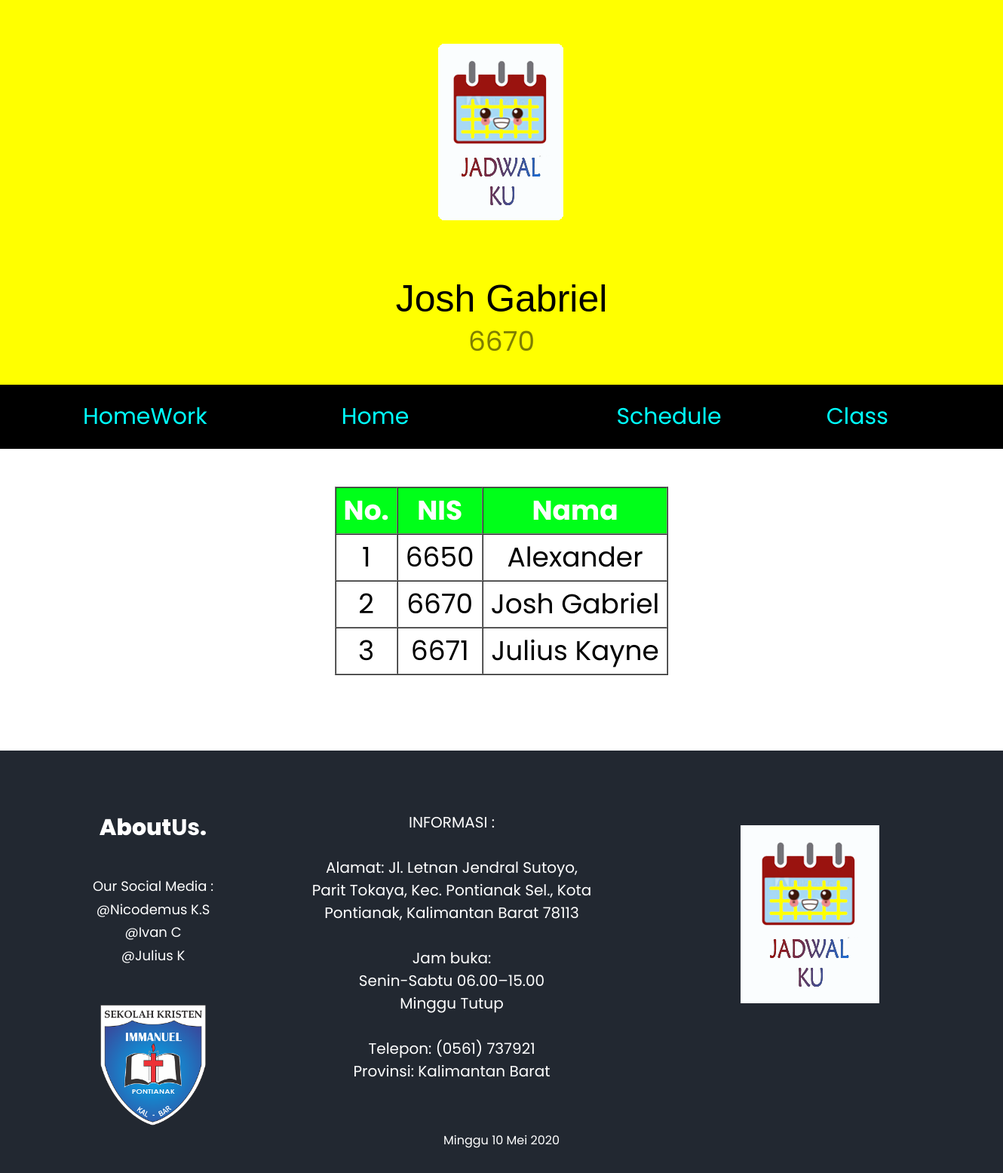
/class.php (signed in), run on the app's committed database.
### tables this page shows
CREATE TABLE `user` (
  `nis` int(4) NOT NULL,
  `nama` varchar(100) NOT NULL,
  `pw` varchar(255) DEFAULT NULL
);

### php/functions.php (called while the page is built, shortened)
<?php
	$conn = mysqli_connect("localhost", "jadwalku", "smkimmanuel", "register");
	function query($query){
		global $conn;
		$result = mysqli_query($conn, $query);
		$rows = [];
		while ($row = mysqli_fetch_assoc($result)){
			$rows[] = $row;
		}
		return $rows;
	}
 ?>

### class.php (the view, shortened to what this page needs)
<?php
  require 'php/functions.php';
  $user = query("SELECT * FROM user ORDER BY nis");
  $i = 1;
?>
<!DOCTYPE html>
<html>
<head>
</head>
<body align=center>
  <div class="container">
    <div class="sisi1">
      <img src="logo1.png"></img>
      <div class="namaa"><?= $_SESSION["name"]; ?></div>
      <div class="niss"><?= $_SESSION["nis"]; ?></div>
    </div>
  </div>
  <div class="sidebar">
    <div class="testt">
      <a href="mainpage.php" class= "home">Home</a>
        <a href="homework.php" class= "homework">HomeWork</a>
        <a href="class.php" class="class">Class</a>
        <a href="Schedule.html" class="Schedule">Schedule</a>
    </div>
  </div>
  <table align="center" border="1" cellpadding="10" cellspacing="0" class="student">
    <tr class="head">
      <th>No.</th>
      <th>NIS</th>
      <th>Nama</th>
    </tr>
    <?php foreach($user as $use): ?>
    <tr class="table-body">
      <td><?= $i++; ?></td>
      <td><?= $use["nis"]; ?></td>
      <td><?= $use["nama"]; ?></td>
    </tr>
   <?php endforeach; ?>
  </table>
  <div class="footer">
      <div class="footer-content">
        <div class="readit-content">
            <p class="readit-title" style="color: white">
              About<b>Us</b>.
          </p>
          <p class="readit-p">Our Social Media : <br>
            <a class="hover" href="https://www.instagram.com/nicodemus_ks/" style="color: white;">@Nicodemus K.S</a> <br>
            <a class="hover" href="https://www.instagram.com/ivan_cristiansen/" style="color: white;">@Ivan C</a> <br>
            <a class="hover" href="https://www.instagram.com/juliuskayne/" style="color: white;">@Julius K</a>
          </p>
          <div class="readit-icon">
            <a href="https://www.instagram.com/smkimmanuelptk/">
            <img src="img/logo2.png" style="width: 160px;"></a>
          </div>
        </div>
        <div class="news-content">
            <p class="news-title" style="font-size: 20px;">INFORMASI : <br> <br>
            Alamat: Jl. Letnan Jendral Sutoyo, <br>Parit Tokaya, Kec. Pontianak Sel., Kota Pontianak, Kalimantan Barat 78113  <br> <br>
            Jam buka: <br>
            Senin-Sabtu 06.00–15.00 <br>
            Minggu  Tutup <br> <br>
            Telepon: (0561) 737921 <br>
            Provinsi: Kalimantan Barat </p>
        </div>
        <div class="news-gabungan">
          <img src="img/logo.png">
          </div>
      </div>
      <div id="hri" style="text-align: center; color: white;">
        <span id="hrip"></span>
        <span id="d-m-y"></span>
    </div>
  </div>
</body>
</html>

### class.php (style rules this page uses)
html { align-content: center; margin: 0 auto; }
body { margin: 0 auto; width: 100%; }
* { font-family: "Poppins", Arial, sans-serif; }
a { text-decoration: none; color: aqua; }
.container img { border-radius: 50%; }
.container { background: yellow; width: 100%; }
.sisi1 { text-align:center; margin: 0 auto; padding: 0 0 30px 0; }
.sidebar { padding: 20px; background : black; color: white; }
.sidebar a { font-size: 30px; }
.homework { float: left; }
.Schedule { float: right; width: 30%; }
.class { float: right; width: 15%; }
.home { color: #00FFFF; }
.testt { margin: 0 90px 0 90px; }
.namaa { font-size: 50px; font-family: arial; font-style: bold; text-transform: capitalize; }
.niss { opacity: 0.5; font-size: 36px; }
.footer { background-color: #222831; min-height: 530px; margin-top: 100px; margin-bottom: 0; padding-bottom: 30px; }
.footer-content { display: flex; flex-wrap: wrap; color: white; width: 1320px; margin: 0 auto; }
.readit-content { margin-top: 50px; flex: 0 0 30%; max-width: 30%; }
.readit-title { font-size: 30px; font-weight: 800; margin-bottom: 40px; }
.readit-p { font-size: 18px; line-height: 1.7em; margin-bottom: 50px; }
.news-content { position: relative; margin-top: 60px; flex: 0 0 30%; max-width: 30%; }
.news-title { font-size: 22px; margin-bottom: 50px; }
.news-gabungan { flex: 0 0 30%; max-width: 30%; }
.news-gabungan img { margin-top: 25%; margin-left: 40%; position: relative; width: auto; height: auto; }
.readit-p a { text-decoration: none; color: black; }
.student { margin: 50px auto; font-size: 36px; line-height: 40px; text-transform: capitalize; font-family: "Poppins", Arial, sans-serif; }
.head { background-color: #00ff19; color: white; }

### data on the page
user: nis "6650", nama "Alexander"
user: nis "6670", nama "Josh Gabriel"
user: nis "6671", nama "Julius Kayne"

### other printed values
$_SESSION["name"] "Josh Gabriel"
$_SESSION["nis"] "6670"
